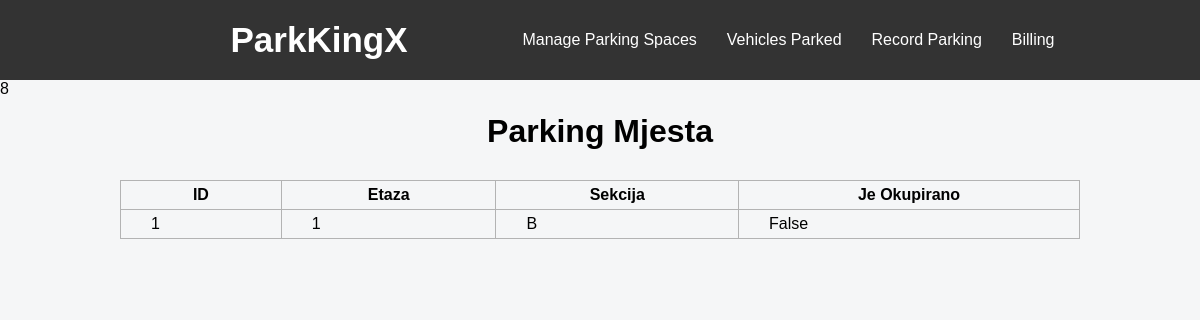
Before: / with the older database file.
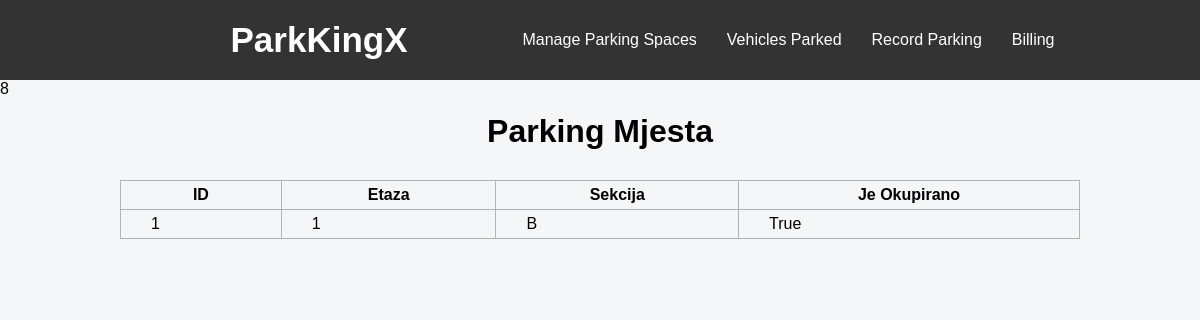
After: the same page with the newer database file.
### app.py (models this page shows)
class ParkingMjesto(db.Model):
    __tablename__ = 'ParkingMjesto'
    id = db.Column(db.Integer, primary_key=True)
    etaza = db.Column(db.Integer, nullable=False)
    sekcija = db.Column(db.String(50), nullable=False)
    jeOkupirano = db.Column(db.Boolean, nullable=True)

### app.py (the view)
@app.route('/')
def index():
    parking_mjesta = ParkingMjesto.query.all()
    return render_template('index.html', parking_mjesta=parking_mjesta)

### templates/index.html
{% extends "layout.html" %}
{% block body %}
<h1>Parking Mjesta</h1>
<table>
    <tr>
        <th>ID</th>
        <th>Etaza</th>
        <th>Sekcija</th>
        <th>Je Okupirano</th>
    </tr>
    {% for parking_mjesto in parking_mjesta %}
    <tr>
        <td>{{ parking_mjesto.id }}</td>
        <td>{{ parking_mjesto.etaza }}</td>
        <td>{{ parking_mjesto.sekcija }}</td>
        <td>{{ parking_mjesto.jeOkupirano }}</td>
    </tr>
    {% endfor %}
</table>
{% endblock %}

Changed rows visible on the page:
changed ParkingMjesto id 1: jeOkupirano "False" → "True"
